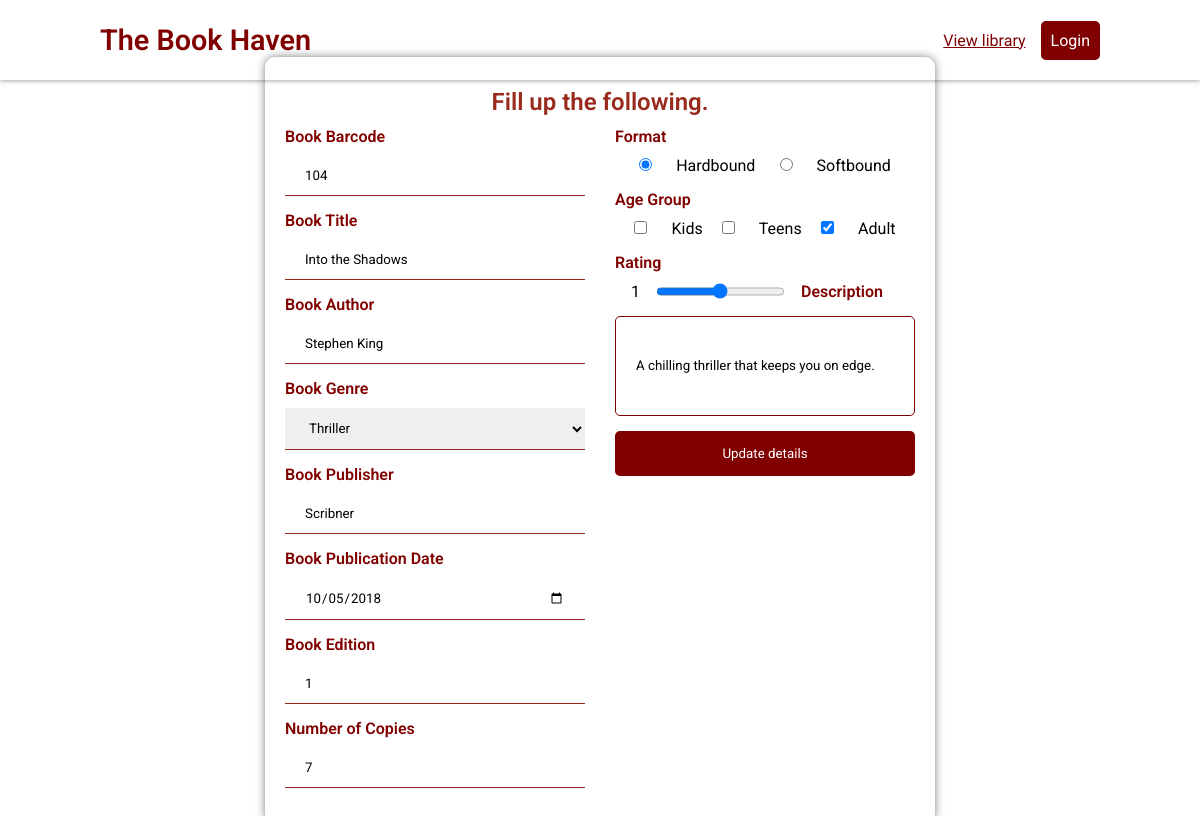
Screenshot of /editbook.php?book_selected=51 with the database file from the repository.
### tables this page shows
CREATE TABLE `book_content` (
  `book_id` int(11) NOT NULL,
  `book_barcode` int(11) NOT NULL,
  `book_title` varchar(255) NOT NULL,
  `book_author` varchar(255) NOT NULL,
  `book_genre` varchar(255) NOT NULL,
  `book_publisher` varchar(255) NOT NULL,
  `book_pub_date` varchar(255) NOT NULL,
  `book_edition` varchar(255) NOT NULL,
  `book_copies` int(11) NOT NULL,
  `book_format` varchar(255) NOT NULL,
  `book_age_group` varchar(255) NOT NULL,
  `book_rating` int(5) NOT NULL,
  `book_desc` varchar(255) NOT NULL
);

### book.class.php (called while the page is built, shortened)
<?php
    require_once 'connection.php';
    class Book {
        protected $db;
        function __construct() {
            $this->db = new database;
        }
        function showbookonly($id) {
            $sql = "SELECT * FROM book_content WHERE book_id = :id";
            $query = $this->db->connection()->prepare($sql);
            $query->bindParam(':id', $id);
            $data = null;
            if ($query->execute()) {
                $data = $query->fetch(PDO::FETCH_ASSOC);
            }
            return $data;
        }
    }
    ?>

### connection.php (called while the page is built, shortened)
<?php
    class database{
        private $host = 'localhost';
        private $username = 'root';
        private $password = '';
        private $dbname = 'library_db';
        function connection() {
            $this->connection_var = new PDO("mysql:host=$this->host; dbname=$this->dbname", $this->username, $this->password);
            return $this->connection_var;
        }
    }
?>

### editbook.php (the view, shortened to what this page needs)
<?php
    require_once('book.class.php');
    $barcode = $title = $author = $genre = $publisher = $pub_date = $edition = $copies = $format = $rating = $desc = '';
    $age_group = [];
    if (isset($_GET['book_selected'])) {
        $book_id = $_GET['book_selected'];
        $selected_book = new Book;
        $book_contents = $selected_book->showbookonly($book_id);
        $barcode = $book_contents['book_barcode'];
        $title = $book_contents['book_title'];
        $author = $book_contents['book_author'];
        $genre = $book_contents['book_genre'];
        $publisher = $book_contents['book_publisher'];
        $pub_date = $book_contents['book_pub_date'];
        $edition = $book_contents['book_edition'];
        $copies = $book_contents['book_copies'];
        $format = $book_contents['book_format'];
        $age_group = explode(',', $book_contents['book_age_group']);
        $rating = $book_contents['book_rating'];
        $desc = $book_contents['book_desc'];
    }
?>
<!DOCTYPE html>
<html lang="en">
<head>
    <link rel="stylesheet" href="addbook.css?v=<?php echo time(); ?>">
</head>
<body>
    <header>
        <p class="document-heading">The Book Haven</p>
        <div class="add-button-container">
            <a href="library.php" class="add-button">View library</a>
            <p class="login">Login</p>
        </div>
    </header>
    <div class="form-container">
        <form action="" method="post">
        <div class="form-title-container">
            <p class="form-title">Fill up the following.</p>
        </div>
        <div class="input-container">
            <div class="left-form-inputs">
                <div class="input-error">
                    <label for="title">Book Barcode</label>
                </div>
                <input type="text" name="barcode" id="barcode" value="<?= $barcode ?>" placeholder="Enter Book Barcode">
                <div class="input-error">
                    <label for="title">Book Title</label>
                </div>
                <input type="text" name="title" id="title" value="<?= $title ?>" placeholder="Enter Book Title">
                <div class="input-error">
                    <label for="author">Book Author</label>
                </div>
                <input type="text" name="author" id="author" value="<?= $author ?>" placeholder="Enter Lead Author's Name">
                <div class="input-error">
                    <label for="genre">Book Genre</label>
                </div>
                <select name="genre" id="genre">
                    <option value="Thriller" <?= (isset($genre) && $genre=='Thriller')? 'selected=true':'' ?>>Thriller</option>
                </select>
                <div class="input-error">
                    <label for="publisher">Book Publisher</label>
                </div>
                <input type="text" name="publisher" id="publisher" value="<?= $publisher ?>" placeholder="Enter Publisher's Company Name">
                <div class="input-error">
                    <label for="pub_date">Book Publication Date</label>
                </div>
                <input type="date" name="pub_date" id="pub_date" value="<?= $pub_date ?>">
                <div class="input-error">
                    <label for="edition">Book Edition</label>
                </div>
                <input type="number" name="edition" id="edition" value="<?= $edition ?>" placeholder="Enter Edition Number">
                <div class="input-error">
                    <label for="copies">Number of Copies</label>
                </div>
                <input type="number" name="copies" id="copies" value="<?= $copies ?>" placeholder="Enter number of copies">
            </div>
            <div class="right-form-inputs">
                <div class="input-error">
                    <label class="label-form" for="format">Format</label>
                </div>
                <div class="input-row-container">
                    <div class="input-row">
                        <input type="radio" name="format" id="Hardbound" value="Hardbound" <?= (isset($format) && $format == 'Hardbound')? 'checked':''?>>
                        <label for="Hardbound">Hardbound</label>
                    </div>
                    <div class="input-row">
                        <input type="radio" name="format" id="Softbound" value="Softbound" <?= (isset($format) && $format == 'Softbound')? 'checked':''?>>
                        <label for="Softbound">Softbound</label>
                    </div>
                </div>
                <div class="input-error">
                    <label class="label-form" for="age_group">Age Group</label>
                </div>
                <div class="input-row-container">
                    <div class="input-row">
                        <input type="checkbox" name="age_group[]" id="Kids" value="Kids" <?= in_array('Kids', $age_group) ? 'checked' : '' ?>>
                        <label for="Kids">Kids</label>
                    </div>
                    <div class="input-row">
                        <input type="checkbox" name="age_group[]" id="Teens" value="Teens" <?= in_array('Teens', $age_group) ? 'checked' : '' ?>>
                        <label for="Teens">Teens</label>
                    </div>
                    <div class="input-row">
                        <input type="checkbox" name="age_group[]" id="Adult" value="Adult" <?= in_array('Adult', $age_group) ? 'checked' : '' ?>>
                        <label for="Adult">Adult</label>
                    </div>
                </div>
                <div class="input-error">
                    <label class="label-form" for="rating">Rating</label>
                </div>
                <div class="bar-container">
                    <span>1</span>
                    <input type="range" name="rating" class="bar" id="rating" min="1" max="5" value="<?= $rating ?>>
                    <span>5</span>
                </div>
                <div class="input-error">
                <label class="label-form" for="desc">Description</label>
                </div>
                <input type="text" name="desc" class="desc" id="desc" value="<?= $desc ?>" placeholder="Describe this book (optional)">
                <input type="submit" name="submit" class="submit-btn" value="Update details">
            </div>
        </div>
    </div>
</body>
</html>

### addbook.css (style rules this page uses)
:root { --darkbrown: #800000; --midbrown: #982B1C; --pale: #FFDBB5; --cream: #FFEAC5; }
* { padding: 0; margin: 0; box-sizing: border-box; font-family: "Roboto", sans-serif; }
header { display: flex; justify-content: space-between; align-items: center; height: 10vh; padding: 0 100px; box-shadow: 0 0 5px rgba(0, 0, 0, 0.5); color: white; }
.document-heading { color: var(--darkbrown); font-size: 1.8em; font-weight: 600; }
.add-button-container { display: flex; width: auto; justify-content: space-between; align-items: center; }
.add-button { text-decoration: underline ; color: var(--darkbrown); }
.login { padding: 10px; background-color: var(--darkbrown); color: white; border-radius: 5px; margin-left: 15px; }
.form-container { display: flex; justify-content: center; align-items: center; height: 90vh; padding: 0 30px; }
.form-title-container { display: flex; justify-content: center; align-items: center; height: 50px; width: 100%; }
.form-title { font-size: 1.5em; font-weight: 600; color: var(--midbrown); color: var(--midbrown); }
form { box-shadow: 0 0 10px rgba(0, 0, 0, 0.5); padding: 20px; border-radius: 10px; }
.input-container { display: flex; }
.left-form-inputs { display: flex; flex-direction: column; margin-right: 30px; }
.input-error { display: flex; justify-content: space-between; align-items: center; }
.left-form-inputs div { width: 300px; margin-bottom: 10px; }
.left-form-inputs label { color: var(--darkbrown); margin-right: 30px; font-weight: 600; }
.left-form-inputs input { padding: 12px 20px; margin-bottom: 15px; outline-offset: 0; border: none; outline: none; border-bottom: 1px solid var(--midbrown); }
.left-form-inputs select { padding: 12px 20px; margin-bottom: 15px; outline-offset: 0; outline: 0; border: 0; border-bottom: 1px solid var(--midbrown); }
.right-form-inputs { display: flex; flex-direction: column; width: 300px; display: flex; }
.input-error { margin-bottom: 10px; }
.right-form-inputs .label-form { color: var(--darkbrown); font-weight: 600; }
.input-row-container { display: flex; justify-content: space-evenly; align-items: center; margin-bottom: 15px; }
.input-row input { margin-right: 20px; }
.bar-container { display: flex; justify-content: space-evenly; margin-bottom: 15px; }
.desc { height: 100px; border: 1px solid var(--darkbrown); border-radius: 5px; padding: 12px 20px; margin-bottom: 15px; outline: none; text-align: start; }
.submit-btn { padding: 15px 20px; background-color: var(--darkbrown); color: white; border: none; border-radius: 5px; }

### rows the page displays
book_content: barcode "104", title "Into the Shadows", author "Stephen King", genre "Thriller", publisher "Scribner", pub_date "10/05/2018", edition "1", copies "7", book_format "☑ Hardbound", book_format "☐ Softbound", book_age_group "☑", rating "3", desc "A chilling thriller that keeps you on edge."
